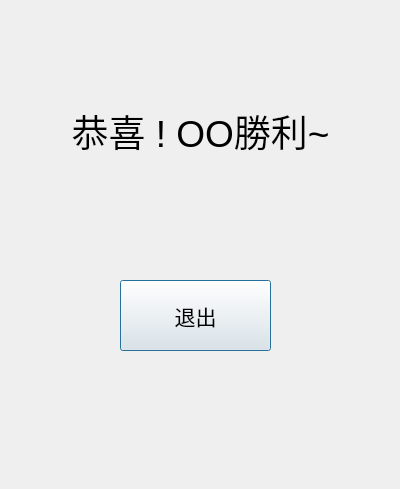
<?xml version="1.0" encoding="UTF-8"?>
<ui version="4.0">
 <class>WDialog</class>
 <widget class="QDialog" name="WDialog">
  <property name="geometry">
   <rect>
    <x>0</x>
    <y>0</y>
    <width>400</width>
    <height>489</height>
   </rect>
  </property>
  <property name="windowTitle">
   <string>Dialog</string>
  </property>
  <widget class="QPushButton" name="pushButton_2">
   <property name="geometry">
    <rect>
     <x>120</x>
     <y>280</y>
     <width>151</width>
     <height>71</height>
    </rect>
   </property>
   <property name="font">
    <font>
     <pointsize>16</pointsize>
    </font>
   </property>
   <property name="text">
    <string>退出</string>
   </property>
  </widget>
  <widget class="QLabel" name="label">
   <property name="geometry">
    <rect>
     <x>40</x>
     <y>70</y>
     <width>321</width>
     <height>121</height>
    </rect>
   </property>
   <property name="font">
    <font>
     <pointsize>28</pointsize>
    </font>
   </property>
   <property name="text">
    <string>恭喜 ! OO勝利~</string>
   </property>
   <property name="alignment">
    <set>Qt::AlignCenter</set>
   </property>
  </widget>
 </widget>
 <resources/>
 <connections/>
</ui>
